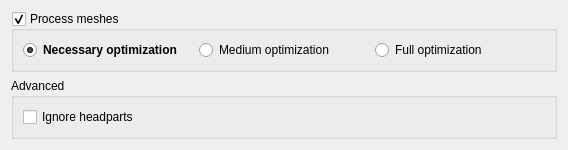
<?xml version="1.0" encoding="UTF-8"?>
<ui version="4.0">
 <class>MeshesAdvancedWindow</class>
 <widget class="QWidget" name="MeshesAdvancedWindow">
  <property name="geometry">
   <rect>
    <x>0</x>
    <y>0</y>
    <width>564</width>
    <height>144</height>
   </rect>
  </property>
  <property name="windowTitle">
   <string>Form</string>
  </property>
  <layout class="QVBoxLayout" name="verticalLayout">
   <item>
    <widget class="QGroupBox" name="mainGroupBox">
     <property name="sizePolicy">
      <sizepolicy hsizetype="Expanding" vsizetype="Fixed">
       <horstretch>0</horstretch>
       <verstretch>0</verstretch>
      </sizepolicy>
     </property>
     <property name="title">
      <string>Process meshes</string>
     </property>
     <property name="flat">
      <bool>true</bool>
     </property>
     <property name="checkable">
      <bool>true</bool>
     </property>
     <layout class="QHBoxLayout" name="horizontalLayout_3">
      <item alignment="Qt::AlignLeft">
       <widget class="QRadioButton" name="necessaryOptimizationRadioButton">
        <property name="sizePolicy">
         <sizepolicy hsizetype="Fixed" vsizetype="Fixed">
          <horstretch>0</horstretch>
          <verstretch>0</verstretch>
         </sizepolicy>
        </property>
        <property name="minimumSize">
         <size>
          <width>170</width>
          <height>0</height>
         </size>
        </property>
        <property name="font">
         <font>
          <weight>75</weight>
          <bold>true</bold>
          <kerning>true</kerning>
         </font>
        </property>
        <property name="cursor">
         <cursorShape>WhatsThisCursor</cursorShape>
        </property>
        <property name="toolTip">
         <string>&lt;html&gt;&lt;head/&gt;&lt;body&gt;&lt;p&gt;Attempts to repair meshes which are guaranteed to crash the game. Headparts are included.&lt;/p&gt;&lt;/body&gt;&lt;/html&gt;</string>
        </property>
        <property name="text">
         <string>Necessary optimization</string>
        </property>
        <property name="checked">
         <bool>true</bool>
        </property>
       </widget>
      </item>
      <item alignment="Qt::AlignHCenter">
       <widget class="QRadioButton" name="mediumOptimizationRadioButton">
        <property name="sizePolicy">
         <sizepolicy hsizetype="Fixed" vsizetype="Fixed">
          <horstretch>0</horstretch>
          <verstretch>0</verstretch>
         </sizepolicy>
        </property>
        <property name="minimumSize">
         <size>
          <width>170</width>
          <height>0</height>
         </size>
        </property>
        <property name="cursor">
         <cursorShape>WhatsThisCursor</cursorShape>
        </property>
        <property name="toolTip">
         <string>&lt;html&gt;&lt;head/&gt;&lt;body&gt;&lt;p&gt;Perform necessary optimization, and also lightly optimizes other meshes. This may fix some visual issues, but may also lower quality. &lt;/p&gt;&lt;/body&gt;&lt;/html&gt;</string>
        </property>
        <property name="text">
         <string>Medium optimization</string>
        </property>
       </widget>
      </item>
      <item alignment="Qt::AlignRight">
       <widget class="QRadioButton" name="fullOptimizationRadioButton">
        <property name="sizePolicy">
         <sizepolicy hsizetype="Fixed" vsizetype="Fixed">
          <horstretch>0</horstretch>
          <verstretch>0</verstretch>
         </sizepolicy>
        </property>
        <property name="minimumSize">
         <size>
          <width>170</width>
          <height>0</height>
         </size>
        </property>
        <property name="cursor">
         <cursorShape>WhatsThisCursor</cursorShape>
        </property>
        <property name="toolTip">
         <string>&lt;html&gt;&lt;head/&gt;&lt;body&gt;&lt;p&gt;Fully optimize all meshes. Only apply if standard mesh optimization ignored necessary files. May lower visual quality.&lt;/p&gt;&lt;/body&gt;&lt;/html&gt;</string>
        </property>
        <property name="text">
         <string>Full optimization</string>
        </property>
       </widget>
      </item>
     </layout>
    </widget>
   </item>
   <item>
    <widget class="QGroupBox" name="advancedGroupBox">
     <property name="title">
      <string>Advanced</string>
     </property>
     <layout class="QHBoxLayout" name="horizontalLayout_5">
      <item>
       <widget class="QCheckBox" name="ignoreHeadpartsCheckBox">
        <property name="cursor">
         <cursorShape>WhatsThisCursor</cursorShape>
        </property>
        <property name="toolTip">
         <string>&lt;html&gt;&lt;head/&gt;&lt;body&gt;&lt;p&gt;When this option is disabled, headparts are ignored. It is recommended to keep it disabled when processing several mods.&lt;/p&gt;&lt;/body&gt;&lt;/html&gt;</string>
        </property>
        <property name="text">
         <string>Ignore headparts</string>
        </property>
       </widget>
      </item>
     </layout>
    </widget>
   </item>
  </layout>
 </widget>
 <resources/>
 <connections/>
</ui>
